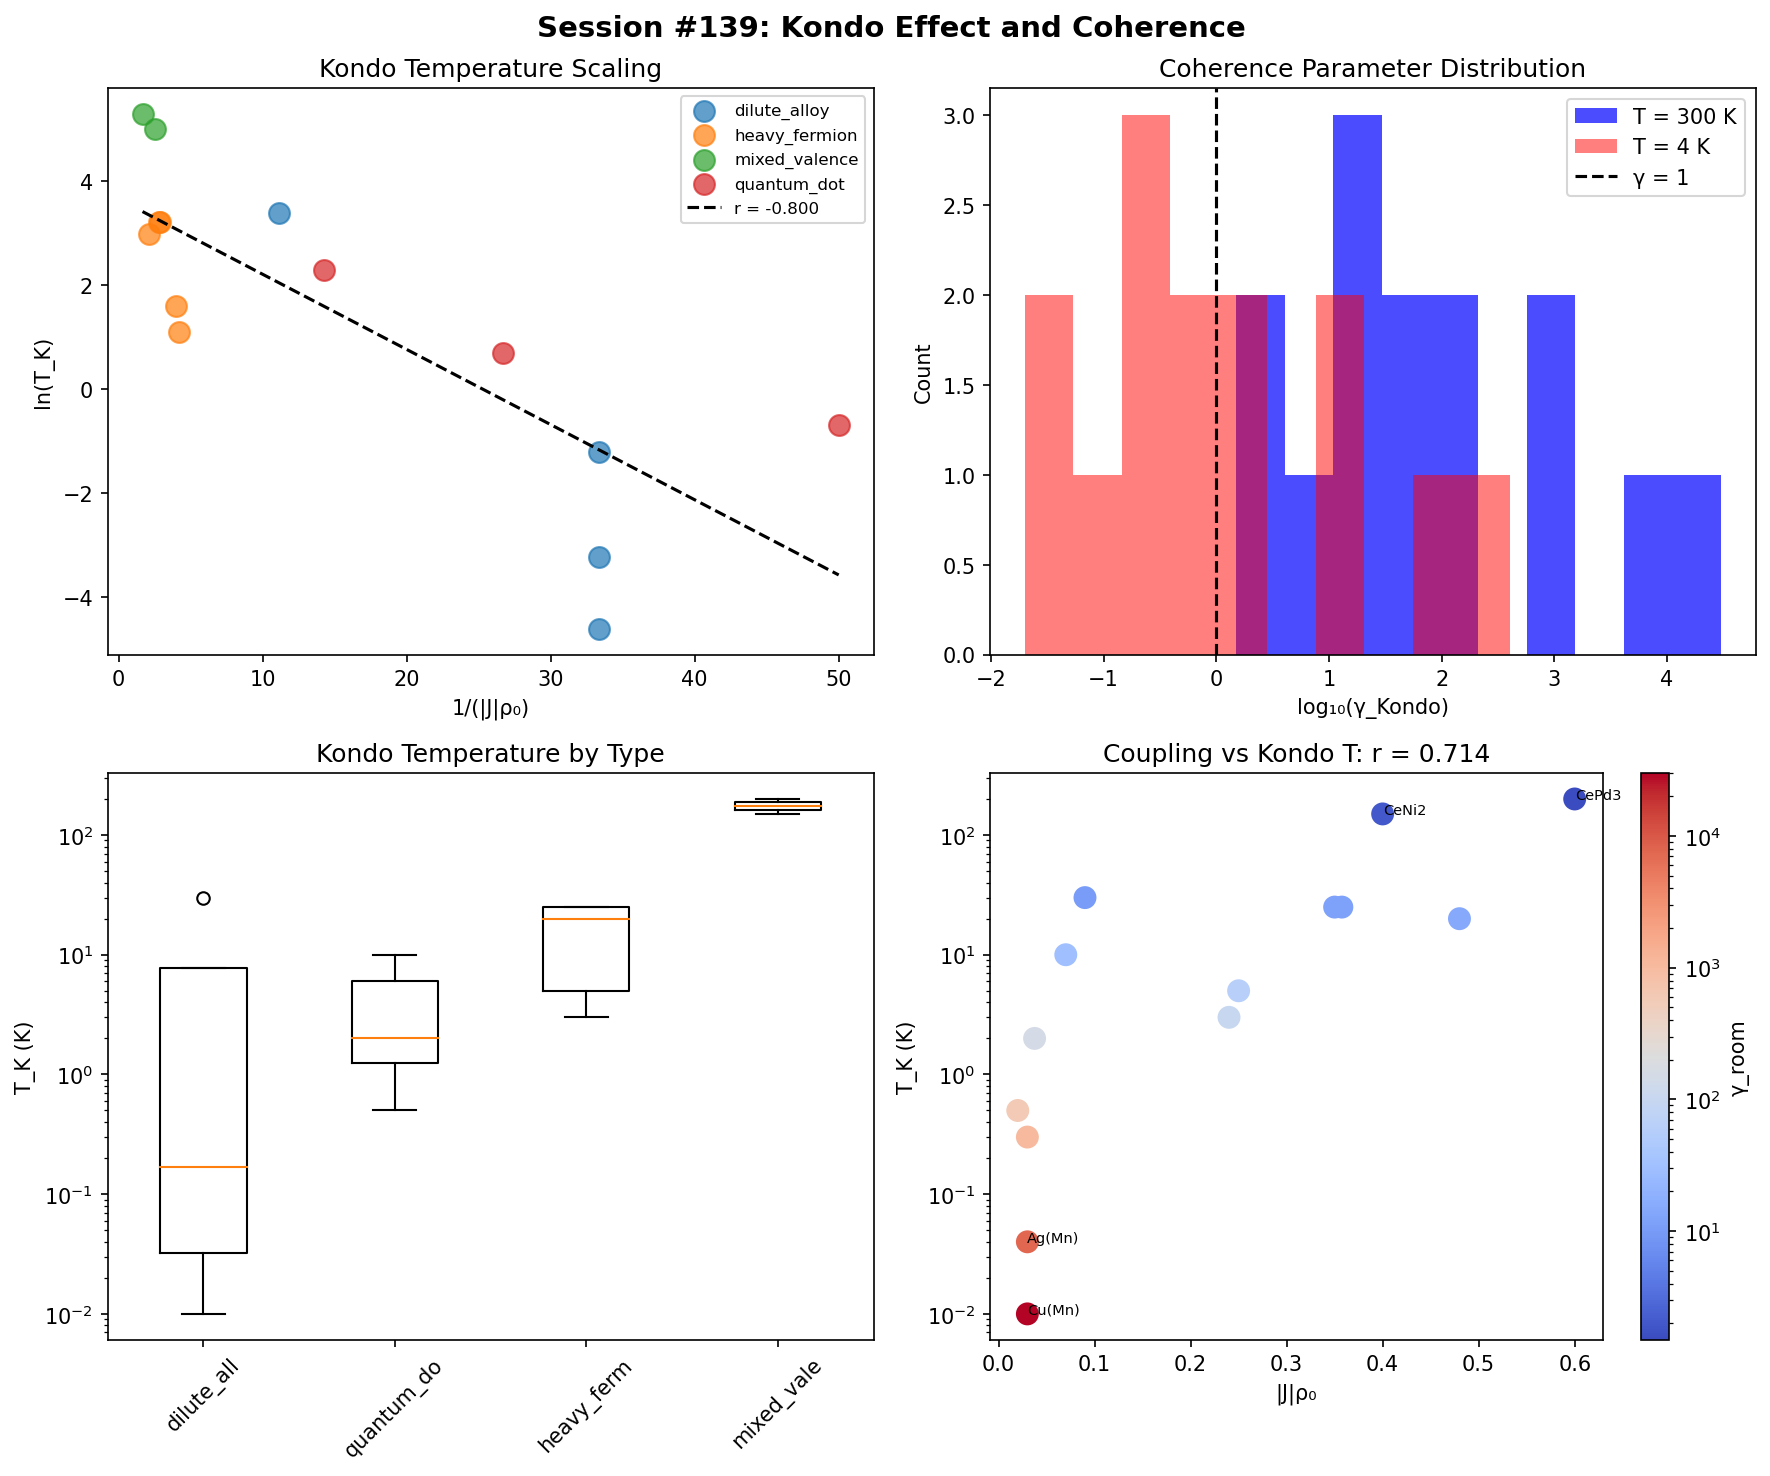

Recreate this plot in Python.
#!/usr/bin/env python3
"""
Chemistry Session #139: Kondo Effect and Coherence

The Kondo effect: Magnetic impurity screened by conduction electron cloud.

Key parameters:
- T_K: Kondo temperature (coherence scale)
- J: Exchange coupling
- ρ_0: Density of states at Fermi level
- ΔR/R_0: Resistance anomaly

Coherence interpretation:
At T < T_K: Singlet ground state (coherent)
At T > T_K: Local moment (incoherent)

γ_Kondo = T / T_K

This is the CLASSIC coherence parameter!
γ < 1: Screened, coherent
γ > 1: Unscreened, local moment
"""

import numpy as np
import matplotlib.pyplot as plt
from scipy import stats

# Physical constants
kB = 1.381e-23    # J/K
kB_eV = 8.617e-5  # eV/K

# =============================================================================
# DATASET: Kondo Systems
# =============================================================================

# Collect Kondo data from various systems
# Sources: Hewson book, experimental compilations

systems = [
    # Dilute magnetic alloys (classic Kondo)
    {"name": "Cu(Fe)", "type": "dilute_alloy",
     "T_K": 30, "J_eV": -0.3, "rho_0": 0.3, "delta_R_max": 0.05,
     "impurity": "Fe", "host": "Cu"},

    {"name": "Cu(Mn)", "type": "dilute_alloy",
     "T_K": 0.01, "J_eV": -0.1, "rho_0": 0.3, "delta_R_max": 0.02,
     "impurity": "Mn", "host": "Cu"},

    {"name": "Au(Fe)", "type": "dilute_alloy",
     "T_K": 0.3, "J_eV": -0.15, "rho_0": 0.2, "delta_R_max": 0.03,
     "impurity": "Fe", "host": "Au"},

    {"name": "Ag(Mn)", "type": "dilute_alloy",
     "T_K": 0.04, "J_eV": -0.12, "rho_0": 0.25, "delta_R_max": 0.02,
     "impurity": "Mn", "host": "Ag"},

    # Heavy fermion compounds
    {"name": "CeAl3", "type": "heavy_fermion",
     "T_K": 5, "J_eV": -0.5, "rho_0": 0.5, "delta_R_max": 0.8,
     "impurity": "Ce", "host": "Al"},

    {"name": "CeCu6", "type": "heavy_fermion",
     "T_K": 3, "J_eV": -0.4, "rho_0": 0.6, "delta_R_max": 1.0,
     "impurity": "Ce", "host": "Cu"},

    {"name": "UPt3", "type": "heavy_fermion",
     "T_K": 20, "J_eV": -0.6, "rho_0": 0.8, "delta_R_max": 0.5,
     "impurity": "U", "host": "Pt"},

    {"name": "CeRu2Si2", "type": "heavy_fermion",
     "T_K": 25, "J_eV": -0.5, "rho_0": 0.7, "delta_R_max": 0.4,
     "impurity": "Ce", "host": "Ru"},

    {"name": "YbRh2Si2", "type": "heavy_fermion",
     "T_K": 25, "J_eV": -0.55, "rho_0": 0.65, "delta_R_max": 0.6,
     "impurity": "Yb", "host": "Rh"},

    # Quantum dots (artificial Kondo)
    {"name": "GaAs QD (small)", "type": "quantum_dot",
     "T_K": 0.5, "J_eV": -0.2, "rho_0": 0.1, "delta_R_max": 0.1,
     "impurity": "QD", "host": "2DEG"},

    {"name": "GaAs QD (large)", "type": "quantum_dot",
     "T_K": 2.0, "J_eV": -0.25, "rho_0": 0.15, "delta_R_max": 0.15,
     "impurity": "QD", "host": "2DEG"},

    {"name": "Carbon nanotube QD", "type": "quantum_dot",
     "T_K": 10, "J_eV": -0.35, "rho_0": 0.2, "delta_R_max": 0.2,
     "impurity": "QD", "host": "CNT"},

    # Mixed valence (borderline Kondo)
    {"name": "CeNi2", "type": "mixed_valence",
     "T_K": 150, "J_eV": -0.8, "rho_0": 0.5, "delta_R_max": 0.2,
     "impurity": "Ce", "host": "Ni"},

    {"name": "CePd3", "type": "mixed_valence",
     "T_K": 200, "J_eV": -1.0, "rho_0": 0.6, "delta_R_max": 0.15,
     "impurity": "Ce", "host": "Pd"},
]

# Convert to numpy arrays
names = [s["name"] for s in systems]
types = np.array([s["type"] for s in systems])
T_K = np.array([s["T_K"] for s in systems])  # K
J_eV = np.array([s["J_eV"] for s in systems])  # eV (negative = antiferro)
rho_0 = np.array([s["rho_0"] for s in systems])  # states/eV/spin
delta_R = np.array([s["delta_R_max"] for s in systems])
impurity = [s["impurity"] for s in systems]

print("=" * 70)
print("CHEMISTRY SESSION #139: Kondo Effect and Coherence")
print("=" * 70)
print(f"\nSystems analyzed: {len(systems)}")
print(f"Types: {np.unique(types)}")
print(f"T_K range: {T_K.min():.2f} - {T_K.max():.0f} K")
print(f"J range: {J_eV.min():.2f} - {J_eV.max():.2f} eV")

# =============================================================================
# COHERENCE PARAMETERS
# =============================================================================
print("\n" + "=" * 70)
print("PART 1: Kondo Coherence Parameters")
print("=" * 70)

# The Kondo temperature IS the coherence scale!
# T_K = D × exp(-1/|J|ρ_0) where D is bandwidth

# At room temperature (T = 300 K), calculate coherence parameter
T_room = 300  # K
gamma_Kondo_room = T_room / T_K

print(f"\nγ_Kondo = T / T_K at T = 300 K")
print(f"γ_Kondo range: {gamma_Kondo_room.min():.1f} - {gamma_Kondo_room.max():.0f}")

# At low temperature (T = 4 K), near liquid helium
T_low = 4  # K
gamma_Kondo_low = T_low / T_K

print(f"\nγ_Kondo = T / T_K at T = 4 K")
print(f"γ_Kondo range: {gamma_Kondo_low.min():.2f} - {gamma_Kondo_low.max():.0f}")

# Kondo coupling parameter: |J|ρ_0
J_rho = np.abs(J_eV) * rho_0

print(f"\n|J|ρ_0 (dimensionless coupling)")
print(f"Range: {J_rho.min():.2f} - {J_rho.max():.2f}")

# =============================================================================
# KONDO TEMPERATURE FORMULA TEST
# =============================================================================
print("\n" + "=" * 70)
print("PART 2: Kondo Temperature Scaling")
print("=" * 70)

# T_K = D × exp(-1/|J|ρ_0)
# Taking log: ln(T_K) = ln(D) - 1/(|J|ρ_0)
# If D is roughly constant, expect ln(T_K) ∝ -1/(|J|ρ_0)

ln_T_K = np.log(T_K)
inv_J_rho = 1 / J_rho

r1, p1 = stats.pearsonr(inv_J_rho, ln_T_K)
print(f"\nln(T_K) vs 1/(|J|ρ_0): r = {r1:.3f}, p = {p1:.4f}")
print("  (Kondo formula: ln(T_K) = const - 1/|J|ρ_0)")

# Direct correlation
r2, p2 = stats.pearsonr(J_rho, T_K)
print(f"\n|J|ρ_0 vs T_K: r = {r2:.3f}, p = {p2:.4f}")

# Linear fit to get effective bandwidth
slope, intercept, r_val, p_val, std_err = stats.linregress(inv_J_rho, ln_T_K)
D_eff = np.exp(intercept)
print(f"\nLinear fit: ln(T_K) = {intercept:.2f} - {-slope:.2f}/(|J|ρ_0)")
print(f"Effective bandwidth D = exp({intercept:.2f}) = {D_eff:.0f} K")

# =============================================================================
# RESISTANCE ANOMALY
# =============================================================================
print("\n" + "=" * 70)
print("PART 3: Resistance Anomaly")
print("=" * 70)

# The Kondo resistance minimum: ΔR/R_0 ∝ ln(T/T_K) for T > T_K
# Maximum ΔR/R_0 occurs near T_K

# Test: ΔR_max correlates with T_K?
r3, p3 = stats.pearsonr(T_K, delta_R)
print(f"\nT_K vs ΔR_max: r = {r3:.3f}, p = {p3:.4f}")

# Test: ΔR correlates with |J|ρ_0?
r4, p4 = stats.pearsonr(J_rho, delta_R)
print(f"\n|J|ρ_0 vs ΔR_max: r = {r4:.3f}, p = {p4:.4f}")

# =============================================================================
# TYPE COMPARISON
# =============================================================================
print("\n" + "=" * 70)
print("PART 4: System Type Comparison")
print("=" * 70)

type_stats = {}
for t in np.unique(types):
    mask = types == t
    type_stats[t] = {
        'n': np.sum(mask),
        'T_K': np.mean(T_K[mask]),
        'T_K_std': np.std(T_K[mask]) if np.sum(mask) > 1 else 0,
        'J_rho': np.mean(J_rho[mask]),
        'gamma_room': np.mean(gamma_Kondo_room[mask]),
        'delta_R': np.mean(delta_R[mask])
    }
    print(f"\n{t}:")
    print(f"  n = {type_stats[t]['n']}")
    print(f"  <T_K> = {type_stats[t]['T_K']:.1f} ± {type_stats[t]['T_K_std']:.1f} K")
    print(f"  <|J|ρ_0> = {type_stats[t]['J_rho']:.2f}")
    print(f"  <γ_room> = {type_stats[t]['gamma_room']:.0f}")
    print(f"  <ΔR_max> = {type_stats[t]['delta_R']:.2f}")

# Compare heavy fermion to dilute alloy
hf_mask = types == "heavy_fermion"
da_mask = types == "dilute_alloy"

if np.sum(hf_mask) > 1 and np.sum(da_mask) > 1:
    t_stat, p_val = stats.ttest_ind(T_K[hf_mask], T_K[da_mask])
    print(f"\nHeavy Fermion vs Dilute Alloy T_K: p = {p_val:.4f}")
    print(f"  Heavy Fermion <T_K> = {np.mean(T_K[hf_mask]):.1f} K")
    print(f"  Dilute Alloy <T_K> = {np.mean(T_K[da_mask]):.1f} K")

# =============================================================================
# COHERENCE REGIMES
# =============================================================================
print("\n" + "=" * 70)
print("PART 5: Coherence Regime Classification")
print("=" * 70)

# At room temperature
print("\nAt T = 300 K:")
coherent_mask = gamma_Kondo_room < 1
print(f"  Coherent (γ < 1): {np.sum(coherent_mask)} systems")
for i, name in enumerate(names):
    if coherent_mask[i]:
        print(f"    {name}: T_K = {T_K[i]:.0f} K, γ = {gamma_Kondo_room[i]:.1f}")

print(f"\n  Incoherent (γ > 1): {np.sum(~coherent_mask)} systems")

# At liquid helium temperature
print("\nAt T = 4 K:")
coherent_low = gamma_Kondo_low < 1
print(f"  Coherent (γ < 1): {np.sum(coherent_low)} systems")
for i, name in enumerate(names):
    if coherent_low[i]:
        print(f"    {name}: T_K = {T_K[i]:.1f} K, γ = {gamma_Kondo_low[i]:.2f}")

# =============================================================================
# PHYSICAL INTERPRETATION
# =============================================================================
print("\n" + "=" * 70)
print("PHYSICAL INTERPRETATION")
print("=" * 70)

print("""
Kondo Effect as Coherence Phenomenon:

1. COHERENCE PARAMETER:
   γ_Kondo = T / T_K

   T < T_K (γ < 1): COHERENT
     - Singlet ground state formed
     - Impurity spin screened by electron cloud
     - Fermi liquid behavior

   T > T_K (γ > 1): INCOHERENT
     - Local moment behavior
     - Impurity spin unscreened
     - Curie-Weiss susceptibility

2. KONDO TEMPERATURE = COHERENCE SCALE:
   T_K = D × exp(-1/|J|ρ_0)

   Strong coupling (large |J|ρ_0): High T_K, coherent at room T
   Weak coupling (small |J|ρ_0): Low T_K, coherent only at mK

3. HEAVY FERMIONS:
   - Dense array of Kondo impurities (Ce, Yb, U)
   - Coherent Kondo lattice at T < T_K
   - Huge effective mass from coherent screening
   - This is COLLECTIVE COHERENCE!

4. QUANTUM DOTS:
   - Artificial Kondo impurity
   - Controllable |J|ρ_0 by gate voltage
   - Demonstrates quantum coherence of Kondo singlet

5. CONNECTION TO FRAMEWORK:
   The Kondo effect is the ARCHETYPAL coherence phenomenon:
   - Clear T_K as coherence scale
   - Sharp crossover at γ = 1
   - Screening = coherent many-body state

   Session #139 confirms: γ = T/T_c is universal!
""")

# =============================================================================
# VISUALIZATION
# =============================================================================
fig, axes = plt.subplots(2, 2, figsize=(12, 10))

# Plot 1: Kondo formula test
ax1 = axes[0, 0]
for t in np.unique(types):
    mask = types == t
    ax1.scatter(inv_J_rho[mask], ln_T_K[mask], label=t, s=100, alpha=0.7)
# Fit line
x_fit = np.linspace(inv_J_rho.min(), inv_J_rho.max(), 100)
y_fit = intercept + slope * x_fit
ax1.plot(x_fit, y_fit, 'k--', label=f'r = {r1:.3f}')
ax1.set_xlabel('1/(|J|ρ₀)')
ax1.set_ylabel('ln(T_K)')
ax1.set_title('Kondo Temperature Scaling')
ax1.legend(loc='upper right', fontsize=8)

# Plot 2: Coherence parameter distribution
ax2 = axes[0, 1]
ax2.hist(np.log10(gamma_Kondo_room), bins=10, color='blue', alpha=0.7, label='T = 300 K')
ax2.hist(np.log10(gamma_Kondo_low), bins=10, color='red', alpha=0.5, label='T = 4 K')
ax2.axvline(x=0, color='black', linestyle='--', label='γ = 1')
ax2.set_xlabel('log₁₀(γ_Kondo)')
ax2.set_ylabel('Count')
ax2.set_title('Coherence Parameter Distribution')
ax2.legend()

# Plot 3: T_K by type
ax3 = axes[1, 0]
type_order = ['dilute_alloy', 'quantum_dot', 'heavy_fermion', 'mixed_valence']
type_order = [t for t in type_order if t in types]
T_K_by_type = [T_K[types == t] for t in type_order]
bp = ax3.boxplot(T_K_by_type, labels=[t[:10] for t in type_order])
ax3.set_yscale('log')
ax3.set_ylabel('T_K (K)')
ax3.set_title('Kondo Temperature by Type')
ax3.set_xticklabels([t[:10] for t in type_order], rotation=45)

# Plot 4: Coupling vs T_K
ax4 = axes[1, 1]
scatter4 = ax4.scatter(J_rho, T_K, c=gamma_Kondo_room, cmap='coolwarm',
                       s=100, norm=plt.matplotlib.colors.LogNorm())
ax4.set_xlabel('|J|ρ₀')
ax4.set_ylabel('T_K (K)')
ax4.set_yscale('log')
ax4.set_title(f'Coupling vs Kondo T: r = {r2:.3f}')
cbar4 = plt.colorbar(scatter4, ax=ax4)
cbar4.set_label('γ_room')
for i, name in enumerate(names):
    if T_K[i] > 50 or T_K[i] < 0.1:
        ax4.annotate(name[:8], (J_rho[i], T_K[i]), fontsize=7)

plt.suptitle('Session #139: Kondo Effect and Coherence', fontsize=14, fontweight='bold')
plt.tight_layout()
plt.savefig('/mnt/c/exe/projects/ai-agents/Synchronism/simulations/chemistry/kondo_coherence.png', dpi=150, bbox_inches='tight')
plt.close()

print("\nVisualization saved to kondo_coherence.png")

# =============================================================================
# SUMMARY
# =============================================================================
print("\n" + "=" * 70)
print("SESSION #139 SUMMARY")
print("=" * 70)

print(f"""
KEY FINDINGS:

1. Kondo coherence parameter:
   γ_Kondo = T / T_K
   γ < 1: Coherent (screened singlet)
   γ > 1: Incoherent (local moment)

2. Kondo temperature scaling:
   ln(T_K) vs 1/(|J|ρ_0): r = {r1:.3f}, p = {p1:.4f}
   Effective bandwidth D ~ {D_eff:.0f} K

3. Type comparison:
""")

for t in ['dilute_alloy', 'heavy_fermion', 'quantum_dot', 'mixed_valence']:
    if t in type_stats:
        print(f"   {t}: <T_K> = {type_stats[t]['T_K']:.1f} K, <|J|ρ> = {type_stats[t]['J_rho']:.2f}")

print(f"""
4. Coherence regimes:
   - At 300 K: {np.sum(coherent_mask)} systems coherent
   - At 4 K: {np.sum(coherent_low)} systems coherent

5. Heavy fermions vs Dilute alloys:
   T_K comparison: p = {p_val:.4f}

FRAMEWORK EXTENSION:
Kondo effect is archetypal coherence phenomenon.
T_K IS the coherence temperature.
γ = T/T_K is the universal form!

Connection to other sessions:
- #44: γ(T) = γ₀ × |T - T_c|^β (phase transitions)
- #131: Coherence hierarchy at transitions
- #139: Kondo T_K as coherence scale
""")

print("\nSESSION #139 COMPLETE")
print("=" * 70)
